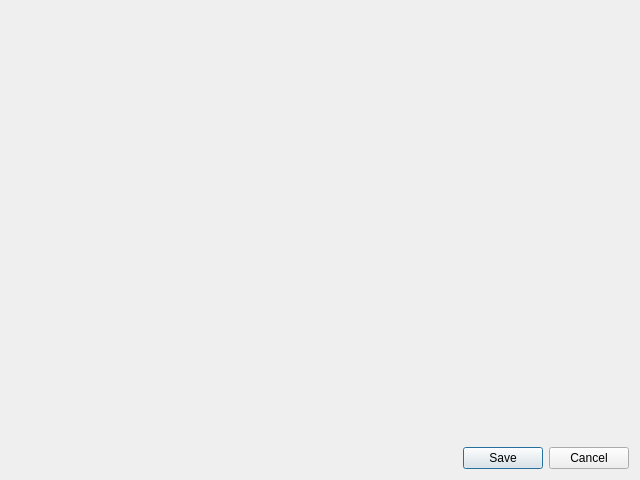
<?xml version="1.0" encoding="UTF-8"?>
<ui version="4.0">
 <class>SaveAssetDialog</class>
 <widget class="QDialog" name="SaveAssetDialog">
  <property name="geometry">
   <rect>
    <x>0</x>
    <y>0</y>
    <width>640</width>
    <height>480</height>
   </rect>
  </property>
  <property name="windowTitle">
   <string>Save Asset As</string>
  </property>
  <layout class="QVBoxLayout" name="mainLayout">
   <item>
    <widget class="VadonEditor::UI::AssetBrowserWidget" name="assetBrowser" native="true"/>
   </item>
   <item>
    <widget class="QDialogButtonBox" name="buttonBox">
     <property name="orientation">
      <enum>Qt::Orientation::Horizontal</enum>
     </property>
     <property name="standardButtons">
      <set>QDialogButtonBox::StandardButton::Cancel|QDialogButtonBox::StandardButton::Save</set>
     </property>
    </widget>
   </item>
  </layout>
 </widget>
 <customwidgets>
  <customwidget>
   <class>VadonEditor::UI::AssetBrowserWidget</class>
   <extends>QWidget</extends>
   <header>VadonEditor/UI/Project/Asset/AssetBrowserWidget.hpp</header>
   <container>1</container>
   <slots>
    <signal>file_name_changed(QString)</signal>
   </slots>
  </customwidget>
 </customwidgets>
 <resources/>
 <connections>
  <connection>
   <sender>buttonBox</sender>
   <signal>accepted()</signal>
   <receiver>SaveAssetDialog</receiver>
   <slot>finalize_asset_save()</slot>
   <hints>
    <hint type="sourcelabel">
     <x>248</x>
     <y>254</y>
    </hint>
    <hint type="destinationlabel">
     <x>157</x>
     <y>274</y>
    </hint>
   </hints>
  </connection>
  <connection>
   <sender>buttonBox</sender>
   <signal>rejected()</signal>
   <receiver>SaveAssetDialog</receiver>
   <slot>reject()</slot>
   <hints>
    <hint type="sourcelabel">
     <x>316</x>
     <y>260</y>
    </hint>
    <hint type="destinationlabel">
     <x>286</x>
     <y>274</y>
    </hint>
   </hints>
  </connection>
  <connection>
   <sender>assetBrowser</sender>
   <signal>file_name_changed(QString)</signal>
   <receiver>SaveAssetDialog</receiver>
   <slot>asset_name_changed(QString)</slot>
   <hints>
    <hint type="sourcelabel">
     <x>319</x>
     <y>224</y>
    </hint>
    <hint type="destinationlabel">
     <x>319</x>
     <y>239</y>
    </hint>
   </hints>
  </connection>
 </connections>
 <slots>
  <slot>asset_name_changed(QString)</slot>
  <slot>finalize_asset_save()</slot>
 </slots>
</ui>
